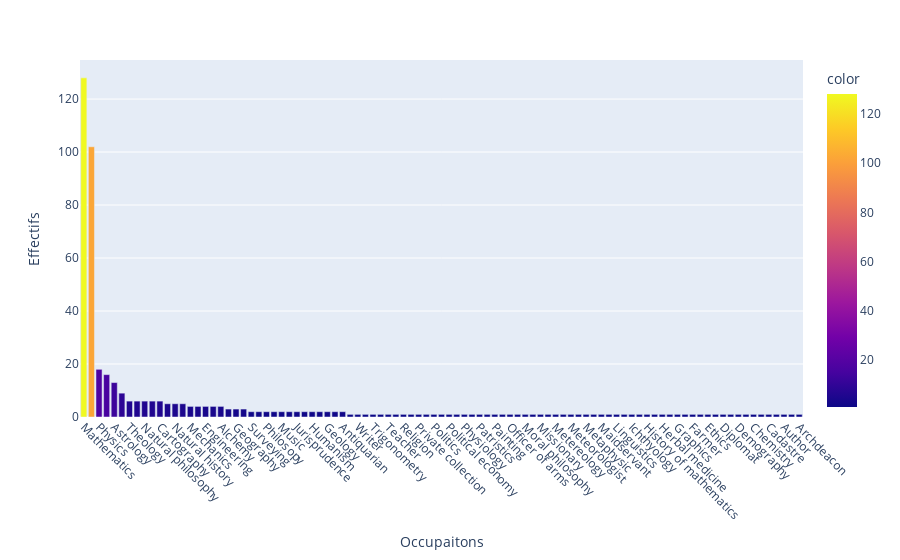

Notebook cell for this chart:
### Code cell
### Représentation graphique: graphique à barres
# https://plotly.com/python/bar-charts/

fig = px.bar(x=[i[0] for i in r], y=[i[1] for i in r], labels={'x':'Occupaitons','y':'Effectifs'}, color=[i[1] for i in r])

## Alternative avec filtre
#fig = px.bar(x=[i[0] for i in r if i[1] > 1 ], y=[i[1] for i in r  if i[1] > 1 ])

# Changer l'angle des x-labels
fig.update_xaxes(tickangle=45)
# Noter les fonctionnalités permettant d'interagir avec le graphique
fig.show()

### Figure 1 — Plotly figure (JSON) as saved in the notebook; plotly's stock layout.template omitted (floating-point values rounded to 4 significant figures)
{"data": [{"alignmentgroup": "True", "hovertemplate": "Occupaitons=%{x}<br>Effectifs=%{y}<br>color=%{marker.color}<extra></extra>", "legendgroup": "", "marker": {"color": [128, 102, 18, 16, 13, 9, 6, 6, 6, 6, 6, 5, 5, 5, 4, 4, 4, 4, 4, 3, 3, 3, 2, 2, 2, 2, 2, 2, 2, 2, 2, 2, 2, 2, 2, 1, 1, 1, 1, 1, 1, 1, 1, 1, 1, 1, 1, 1, 1, 1, 1, 1, 1, 1, 1, 1, 1, 1, 1, 1, 1, 1, 1, 1, 1, 1, 1, 1, 1, 1, 1, 1, 1, 1, 1, 1, 1, 1, 1, 1, 1, 1, 1, 1, 1, 1, 1, 1, 1, 1, 1, 1, 1, 1, 1], "coloraxis": "coloraxis", "pattern": {"shape": ""}}, "name": "", "offsetgroup": "", "orientation": "v", "showlegend": false, "textposition": "auto", "type": "bar", "x": ["Mathematics", "Astronomy", "Physics", "Mathematician", "Astrology", "Physicist", "Theology", "Physician", "Natural philosophy", "Medicine", "Cartography", "Philosophy", "Natural history", "Geometry", "Mechanics", "Jesuit", "Engineering", "Botany", "Alchemy", "Navigation", "Geography", "Biology", "Surveying", "Scientist", "Philosopy", "Optics", "Music", "Law", "Jurisprudence", "Hydraulics", "Humanism", "History", "Geology", "Architecture", "Antiquarian", "Zoology", "Writer", "Typography", "Trigonometry", "Translation", "Teacher", "Soldier", "Religion", "Professor", "Private collection", "Priest", "Politics", "Politician", "Political economy", "Poet", "Physiology", "Physiologist", "Patristics", "Parliament of Ireland", "Painting", "Ornithology", "Officer of arms", "Occult", "Moral philosophy", "Monk", "Missionary", "Military Engineering", "Metereology", "Meteorology", "Meteorologist", "Metaphysics", "Metaphysic", "Metallurgy", "Maidservant", "Magnetism", "Linguistics", "Legislator", "Ichthyology", "Hot air ballooning", "History of mathematics", "Hermeticism", "Herbal medicine", "Handmaiden", "Graphics", "Geophysics", "Farmer", "Exploration", "Ethics", "Electricity", "Diplomat", "Dialectology", "Demography", "Chronobiology", "Chemistry", "Canon law of the Catholic Church", "Cadastre", "Brewing", "Author", "Artist", "Archdeacon"], "xaxis": "x", "y": [128, 102, 18, 16, 13, 9, 6, 6, 6, 6, 6, 5, 5, 5, 4, 4, 4, 4, 4, 3, 3, 3, 2, 2, 2, 2, 2, 2, 2, 2, 2, 2, 2, 2, 2, 1, 1, 1, 1, 1, 1, 1, 1, 1, 1, 1, 1, 1, 1, 1, 1, 1, 1, 1, 1, 1, 1, 1, 1, 1, 1, 1, 1, 1, 1, 1, 1, 1, 1, 1, 1, 1, 1, 1, 1, 1, 1, 1, 1, 1, 1, 1, 1, 1, 1, 1, 1, 1, 1, 1, 1, 1, 1, 1, 1], "yaxis": "y"}], "layout": {"autosize": true, "barmode": "relative", "coloraxis": {"colorbar": {"title": {"text": "color"}}, "colorscale": [[0, "#0d0887"], [0.1111, "#46039f"], [0.2222, "#7201a8"], [0.3333, "#9c179e"], [0.4444, "#bd3786"], [0.5556, "#d8576b"], [0.6667, "#ed7953"], [0.7778, "#fb9f3a"], [0.8889, "#fdca26"], [1, "#f0f921"]]}, "legend": {"tracegroupgap": 0}, "margin": {"t": 60}, "xaxis": {"anchor": "y", "autorange": true, "domain": [0, 1], "range": [-0.5, 94.5], "tickangle": 45, "title": {"text": "Occupaitons"}, "type": "category"}, "yaxis": {"anchor": "x", "autorange": true, "domain": [0, 1], "range": [0, 134.7], "title": {"text": "Effectifs"}, "type": "linear"}}}
